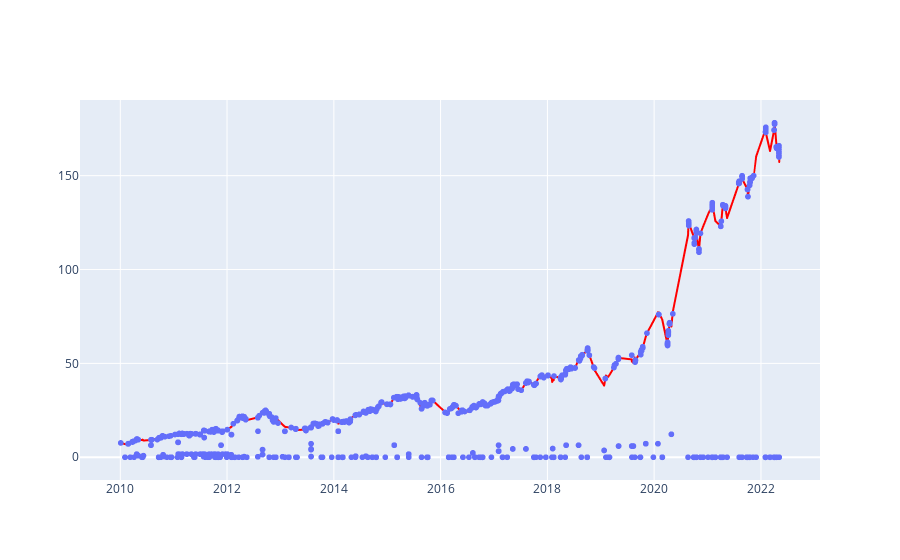

Notebook code for this chart:
### Code cell
go.Figure(tuple(trace_list_flat))

### Figure 1 — Plotly figure (JSON) as saved in the notebook; plotly's stock layout.template omitted (floating-point values rounded to 4 significant figures; data arrays with more than 128 entries replaced by an {"elided": "..."} marker saying what was removed)
{"data": [{"hovertemplate": "Date=%{x}<br>Close=%{y}<extra></extra>", "legendgroup": "", "line": {"color": "red", "dash": "solid"}, "marker": {"symbol": "circle"}, "mode": "lines", "name": "", "showlegend": false, "type": "scattergl", "x": {"elided": "1858 str values"}, "xaxis": "x", "y": {"elided": "1858 float values"}, "yaxis": "y"}, {"hovertemplate": "transactionDate=%{x}<br>price_adj=%{y}<extra></extra>", "legendgroup": "", "marker": {"color": "#636efa", "symbol": "circle"}, "mode": "markers", "name": "", "showlegend": false, "type": "scattergl", "x": {"elided": "2274 str values"}, "xaxis": "x", "y": {"elided": "2274 float values"}, "yaxis": "y"}], "layout": {}}
